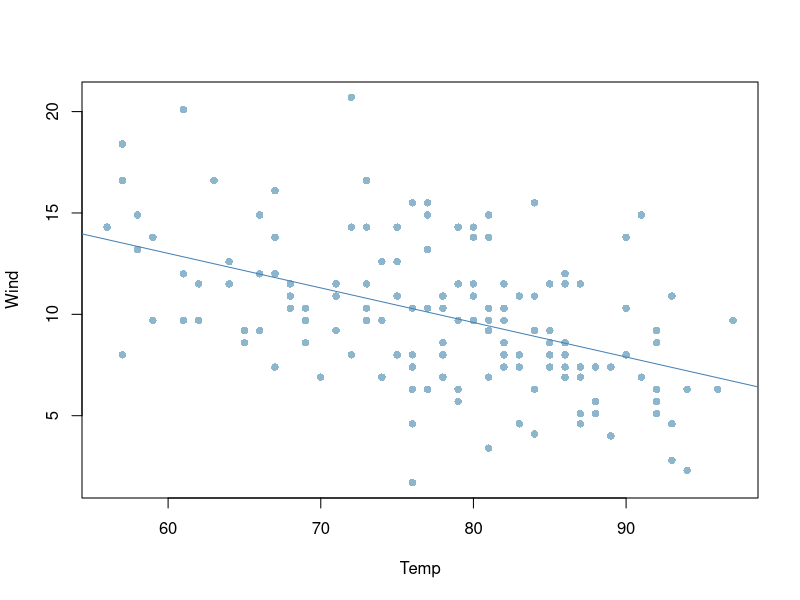
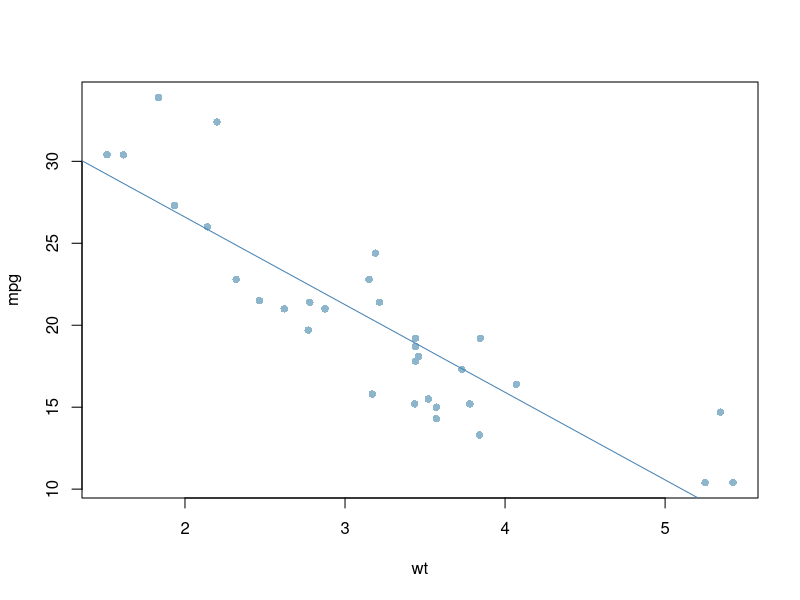
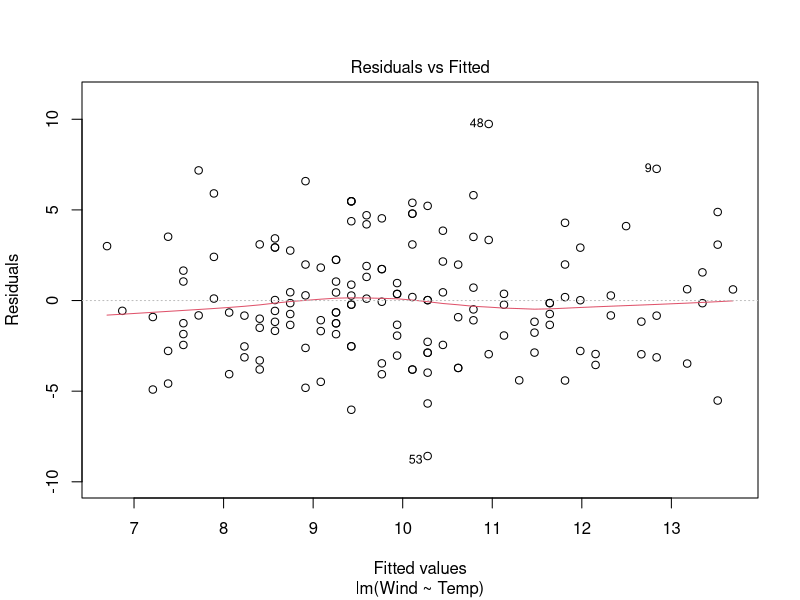
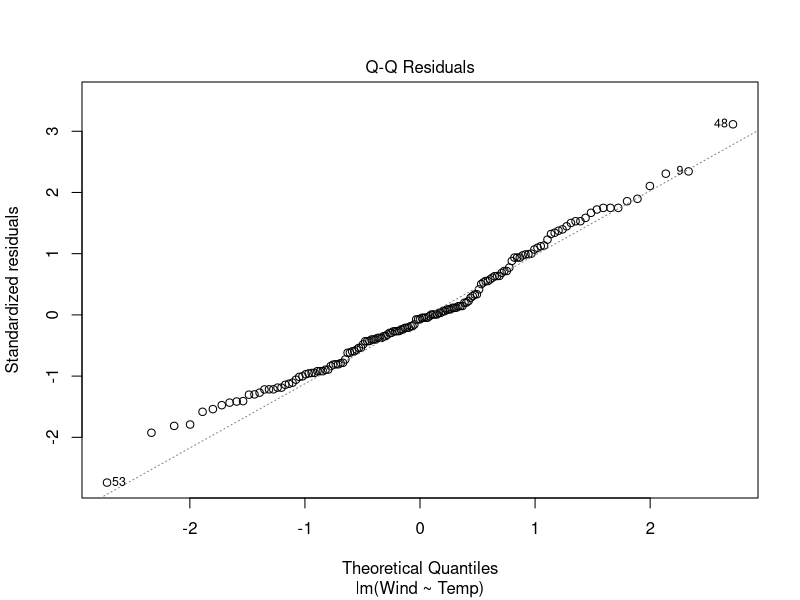
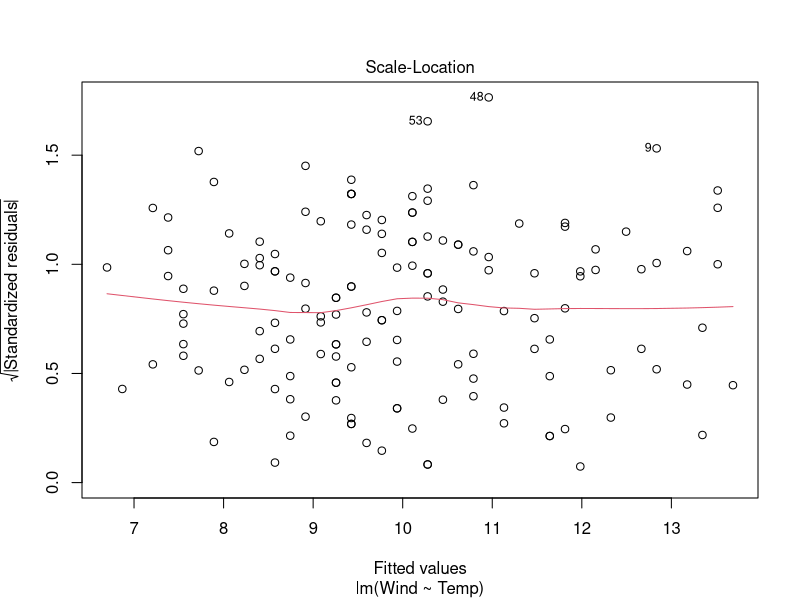
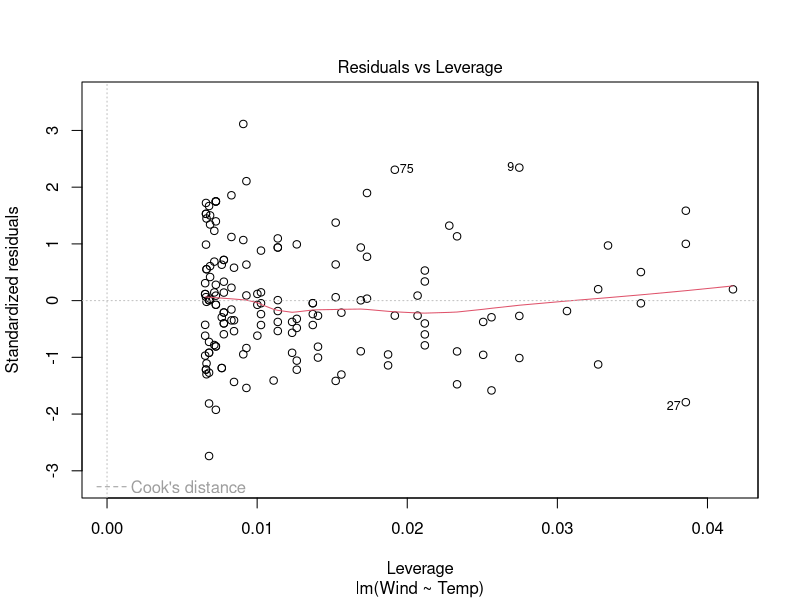

The R script that drew these images, in order:
## ---- chunk 1
lm1 <- lm(Wind ~ Temp, data = airquality)
summary(lm1)
## ---- chunk 2
plot(Wind ~ Temp, data = airquality, col = "lightskyblue3", pch = 16)
abline(lm1, col = "steelblue")
## ---- chunk 3
round(predict(lm1, data.frame(Temp = 72, interval = "prediction")),2)
## ---- chunk 4
lm2 <- lm(mpg ~ wt, data = mtcars)
summary(lm2)
## ---- chunk 5
plot(mpg ~ wt, mtcars, pch = 16, col = "lightskyblue3")
abline(lm2, col = "steelblue")
## ---- chunk 6
predict(lm2, data.frame(wt = 3))
## ---- chunk 7
plot(lm1)
## ---- chunk 8
# Type your code here
